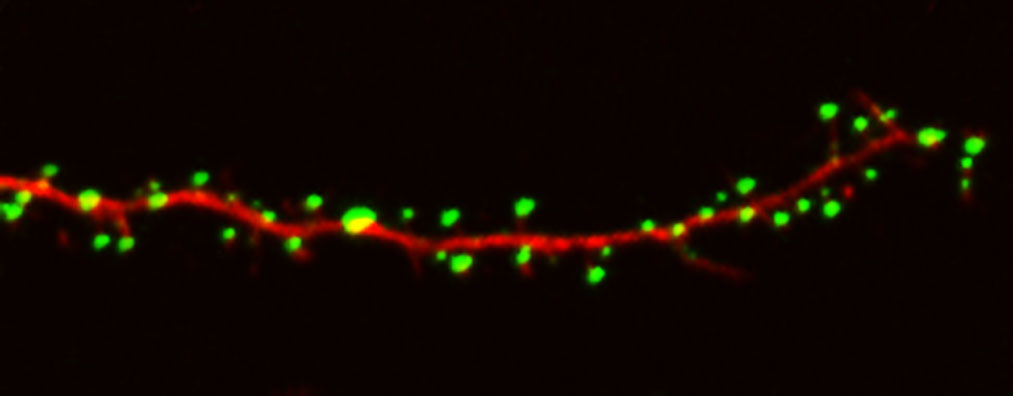
#> input picture imgs/trial1.jpg, 1013 x 396 px
$ python prev-threshold.py ../imgs/trial1.jpg ../imgs/trial3.jpg
#> lines starting #> are read from the running program, lines starting #| are printed output that depends on the picture
#> further down, img is the input picture: PIL image 1013x396 RGB; mean R, G, B 16.8, 7.3, 0.2
import numpy as np
import random
import math
import PIL
from PIL import Image, ImageDraw, ImageFilter, ImageOps, ImageEnhance

def remove_background(img):
    """
        A little PIL image processing magic. Should remove the background.
        """
    im = ImageEnhance.Contrast(img).enhance(0.9)
    im = ImageOps.grayscale(im)
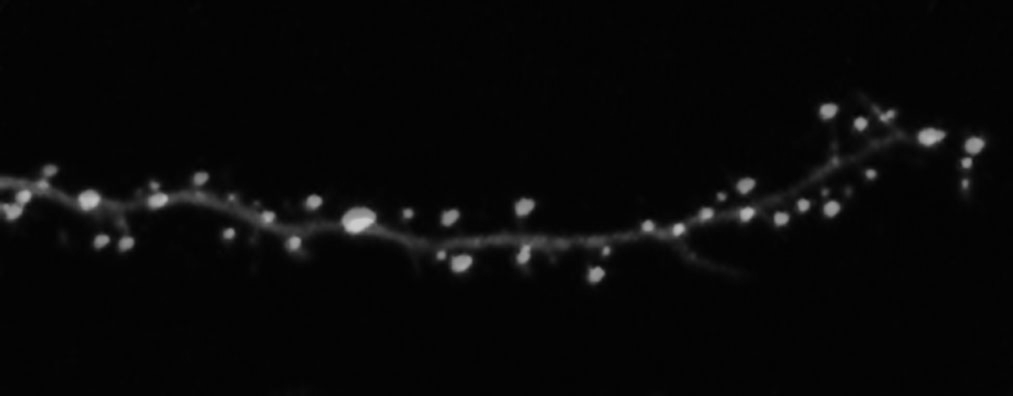
#> im: PIL image 1013x396 L; min 2, max 204, mean 8.7
    im = ImageOps.autocontrast(im, 100, 0)
    im = im.filter(ImageFilter.UnsharpMask(radius=2, percent=150, threshold=3))
    im = im.filter(ImageFilter.MinFilter(3))

    im_arr = np.array(im, dtype=np.uint8)
    im_mean = im_arr.mean()
#> im_mean = 7.34
    cut_off = im_mean - 1.9*(im_arr.max() - im_mean)
#> cut_off = -385.3
    im_bw = im_arr.astype(np.uint8)
    im_bw[im_bw>cut_off] = 255
#> im_bw: shape (396, 1013); every value is 255
    im_bw[im_bw<cut_off] = 0


    im_final = Image.fromarray(im_bw, mode='L')
    im_final = im_final.filter(ImageFilter.MedianFilter(size=5))
    im_final = im_final.filter(ImageFilter.ModeFilter(size=5))
#    im_final.show()

    return im_final


if __name__ == "__main__":
    # load image from command line
    import sys
    #if len(sys.argv) != 3:
        #print "usage: {} <image_file> <output_filename>".format(sys.argv[0])

    image_name = sys.argv[1]
    filename = sys.argv[2]
    img = Image.open(image_name)
    out = remove_background(img)
    out.save(filename)

$ run again, on imgs/trial6.jpg
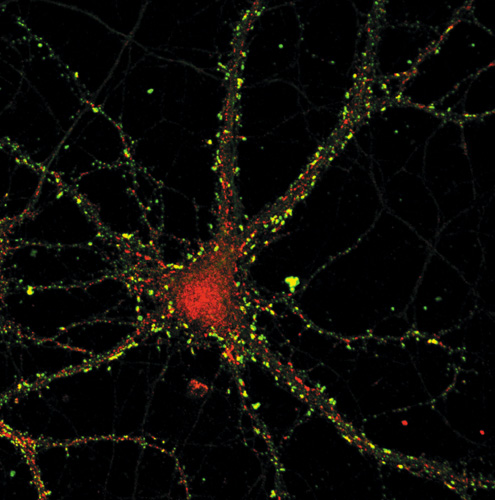
#> input picture imgs/trial6.jpg, 495 x 500 px
#> img is the input picture: PIL image 495x500 RGB; mean R, G, B 12.7, 11.1, 6.9
#> in remove_background, `im = im.filter(ImageFilter.UnsharpMask(radius=2, percent=150, threshol..`:
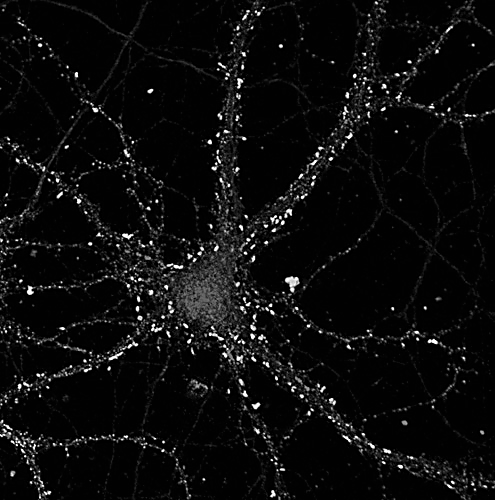
#> im: PIL image 495x500 L; min 0, max 255, mean 12.3
#> in remove_background, `im = im.filter(ImageFilter.MinFilter(3))`:
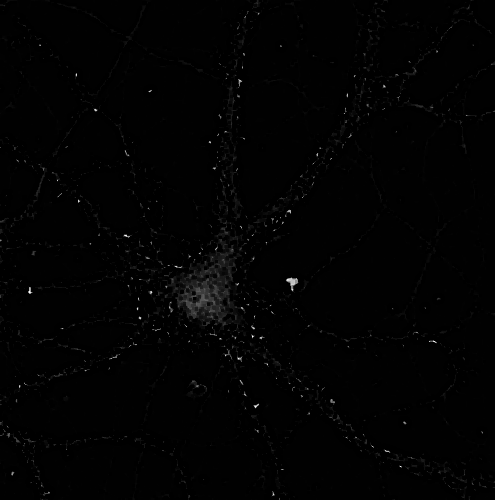
#> im: PIL image 495x500 L; min 0, max 255, mean 2.2
#> im_mean = 2.21
#> cut_off = -478.1
#> im_bw: shape (500, 495); every value is 255

$ run again, on imgs/trial8.jpg
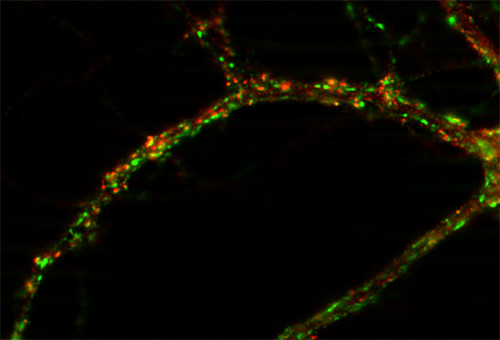
#> input picture imgs/trial8.jpg, 500 x 340 px
#> img is the input picture: PIL image 500x340 RGB; mean R, G, B 9.1, 7.8, 0.8
#> in remove_background, `im = ImageOps.grayscale(im)`:
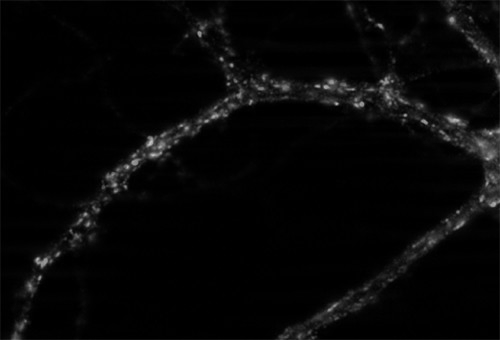
#> im: PIL image 500x340 L; min 0, max 195, mean 6.8
#> in remove_background, `im = im.filter(ImageFilter.MinFilter(3))`:
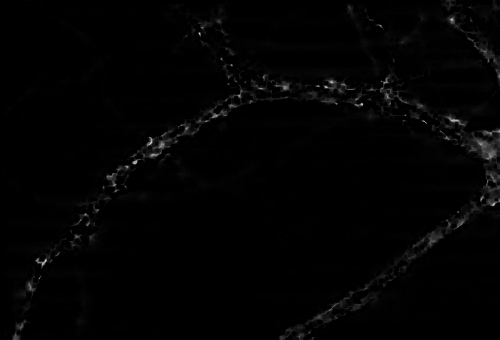
#> im: PIL image 500x340 L; min 0, max 214, mean 2.8
#> im_mean = 2.77
#> cut_off = -398.6
#> im_bw: shape (340, 500); every value is 255

$ run again, on imgs/trial2.tiff
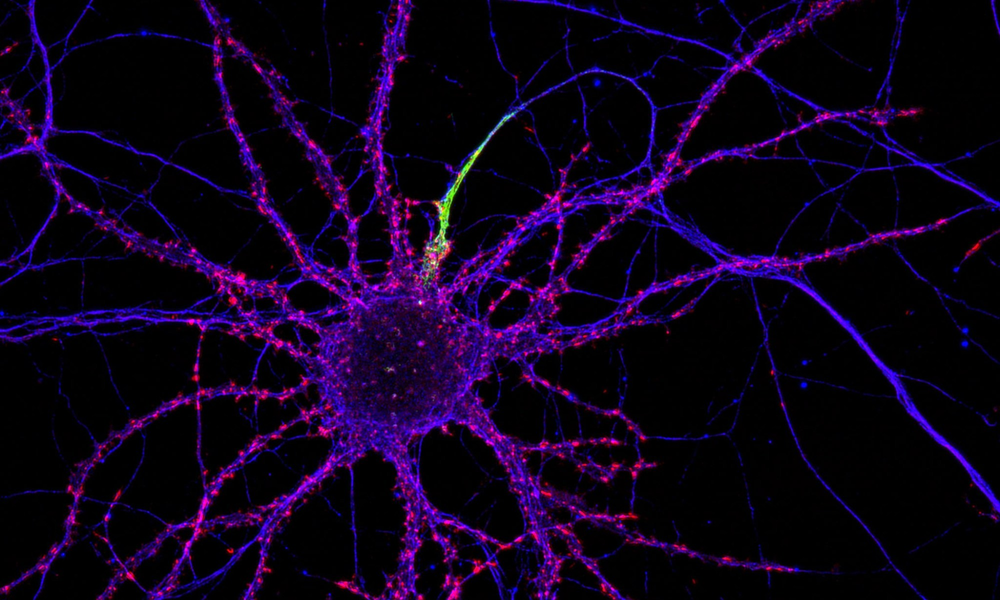
#> input picture imgs/trial2.tiff, 1000 x 600 px, shrunk from 2000 x 1200 before the run
#> img is the input picture: PIL image 1000x600 RGB; mean R, G, B 15.5, 1.8, 28.4
#> in remove_background, `im = ImageOps.grayscale(im)`:
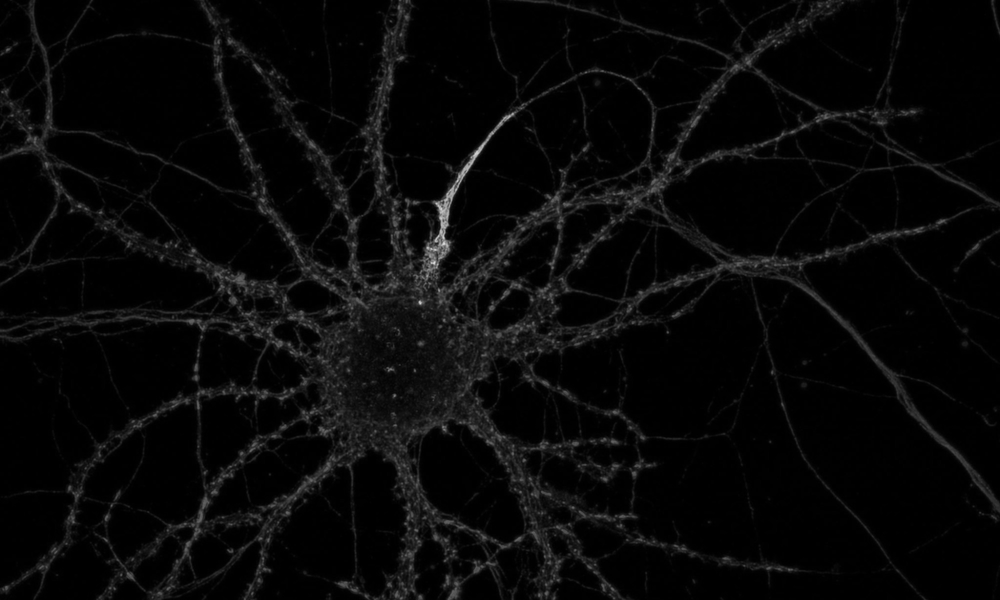
#> im: PIL image 1000x600 L; min 0, max 222, mean 8.2
#> in remove_background, `im = im.filter(ImageFilter.MinFilter(3))`:
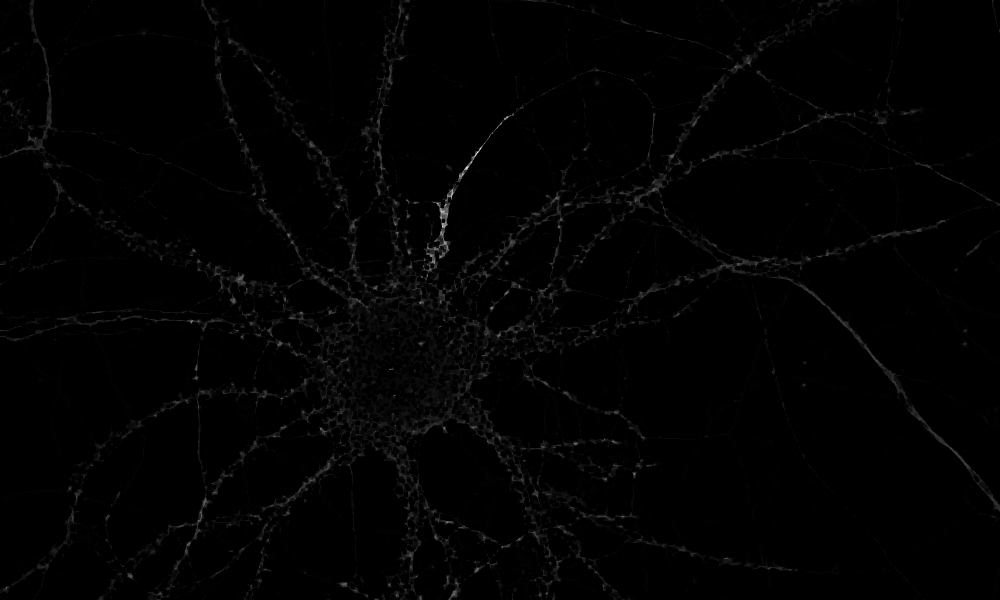
#> im: PIL image 1000x600 L; min 0, max 241, mean 2.3
#> im_mean = 2.31
#> cut_off = -451.2
#> im_bw: shape (600, 1000); every value is 255
